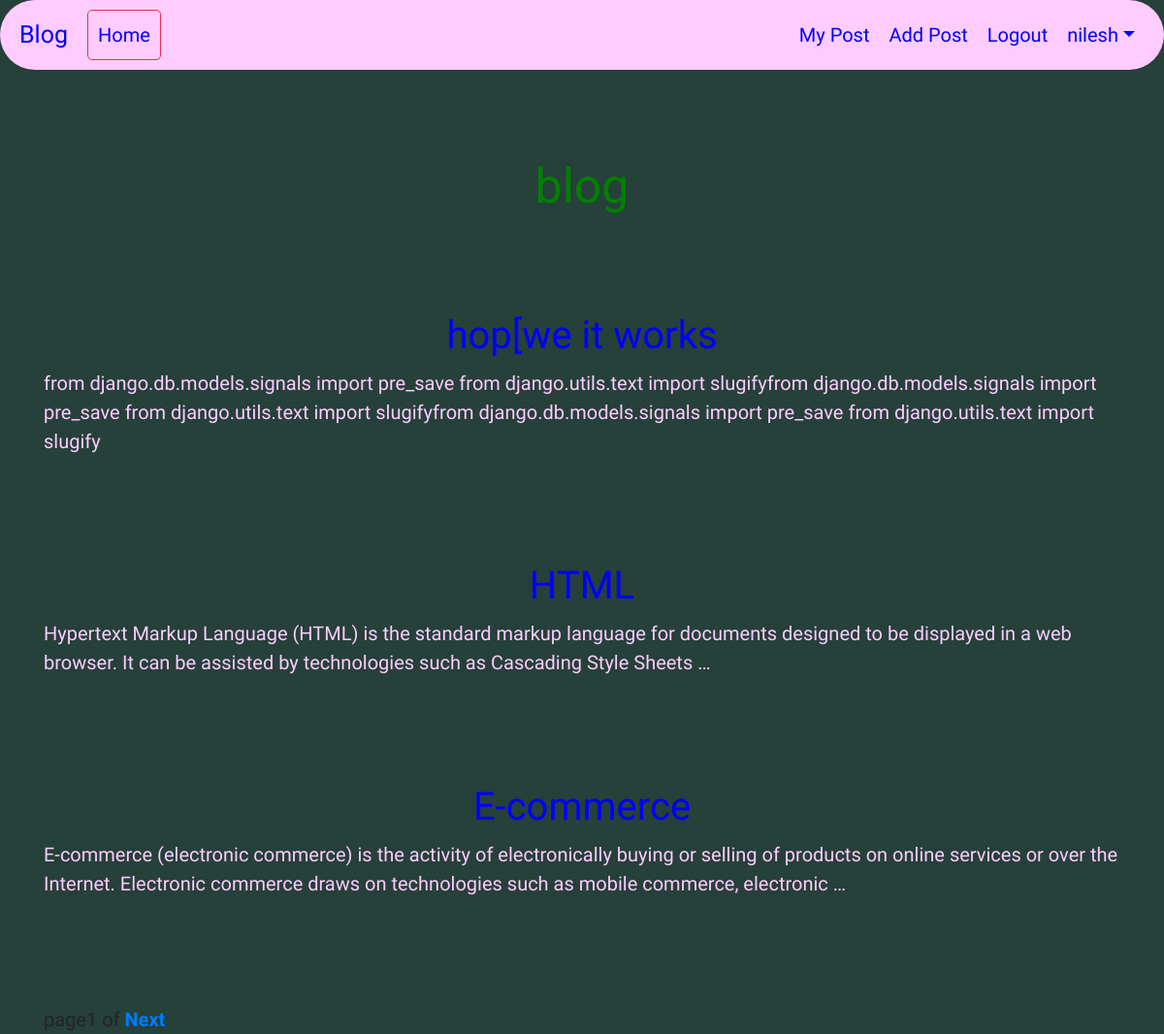
Screenshot of / (signed in) with the database file from the repository.
### blogapp/models.py (models this page shows, shortened)
class Post(models.Model):
    STATUS_CHOICES=(('draft','Draft'),('published','Published'))
    title=models.CharField(max_length=260)
    slug=models.SlugField(max_length=264,unique_for_date='publish')
    author=models.ForeignKey(User,related_name='blog_post',on_delete=models.PROTECT)
    body=models.TextField()
    publish=models.DateTimeField(default=timezone.now)
    created=models.DateTimeField(auto_now_add=True)
    updated=models.DateTimeField(auto_now=True)
    status=models.CharField(max_length=20,choices=STATUS_CHOICES,default='draft')
    objects=CustomManager()
    class Meta:
        ordering=('-publish',)

### blogapp/views.py (the view)
# urls.py: path('',views.post_list_view),
def post_list_view(request):
    post_list=Post.objects.all()
    paginator=Paginator(post_list,3)
    page_number=request.GET.get('page')
    try:
        post_list=paginator.page(page_number)
    except PageNotAnInteger:
        post_list=paginator.page(1)
    except EmptyPage:
        post_list=paginator.page(paginator.num_page)
    return render(request,'blogapp/post_list.html',{'post_list':post_list})

### blogapp/models.py (called while the page is built)
    def get_queryset(self):
        return super().get_queryset().filter(status='published')

### templates/blogapp/post_list.html (shortened to what this page needs)
{% extends "blogapp/base.html" %}
{%block content%}
<br><br><br>
<h1 align='center'>blog</h1>
<br><br><br>
<div class="view overlay zoom" id="div1">
  <table>
    <tr>
  {% for post in post_list %}
  <div class="contner" align="center">
    <h2><a id="a2" href="/detail/{{post.id}}" >{{post.title}}</a></h2>
  </div>
    {{post.body| truncatewords:30|linebreaks}}<br><br><br>
  {% endfor %}
  </tr>
  </table>
</div>
{% include 'blogapp/pagination.html' with page=post_list %}
{% endblock %}

### templates/blogapp/base.html (shortened to what this page needs)
<!DOCTYPE html>
{% load staticfiles %}
<html lang="en" dir="ltr">
  <head>
    <link rel="stylesheet" href="{% static 'css/style1.css' %}">
    <link rel="stylesheet" href="{% static 'css/bootstrap.css' %}"
    <link rel="stylesheet" href="https://stackpath.bootstrapcdn.com/bootstrap/4.3.1/css/bootstrap.min.css">
    <link rel="stylesheet" href="https://maxcdn.bootstrapcdn.com/font-awesome/4.7.0/css/font-awesome.min.css">
  </head>
  <body style="background-color:#26403a" >
    <nav id="nav1" class="navbar navbar-expand-md navbar-light bg">
      <a id="a1" href="#" class="navbar-brand">Blog</a>
      <div class="collapse navbar-collapse" id="navbarCollapse">
        <div class="navbar-nav">
            <a id="a1" href="/" class="nav-link btn btn-outline-danger">Home</a>
        </div>
        <div class="navbar-nav ml-auto">
            {% if user.is_authenticated %}
            <a id="a1" href="/dashboard" class="nav-item nav-link">My Post</a>
            <a id="a1" href="/create" class="nav-item nav-link">Add Post</a>
            <a id="a1" href="/accounts/logout" class="nav-item nav-link">Logout</a>
            <div class="nav-item dropdown">
                <a id="a1" href="#" class="nav-link dropdown-toggle" data-toggle="dropdown">{{request.user.first_name}}</a>
            </div>
            {% else %}
            <a id="a1" href="/signup" class="nav-item nav-link" >Signup</a>
            <a id="a1" href="/accounts/login" class="nav-item nav-link">Login</a>
            {% endif %}
        </div>
    </div>
</nav>
    <div class="content">
      <div class="container">
            {%block content%} {%endblock%}
      </div>
  </body>
</html>

### static/css/style1.css (style rules this page uses)
body,html { background-color: #26403a; font-size: 20px; }
.content { background-color: #26403a; font-family: 'Courgette' }
h1 { color: green; text-align: center; }
#a1 { color: blue; }
#a2 { color: blue; }
#nav1 { background-color: #ffccff; font-family: 'Sofia'; border-radius: 50px; }
#div1 { color: #ffccff; }

### rows the page displays
Post: title "hop[we it works", body "from django.db.models.signals import pre_save from django.utils.text import slugifyfrom django.db.models.signals import pre_save from django.utils.text import slugifyfrom django.db.models.signals import pre_save from django.utils.text import slugify"
Post: title "HTML", body "Hypertext Markup Language (HTML) is the standard markup language for documents designed to be displayed in a web browser. It can be assisted by technologies such as Cascading Style Sheets …"
Post: title "E-commerce", body "E-commerce (electronic commerce) is the activity of electronically buying or selling of products on online services or over the Internet. Electronic commerce draws on technologies such as mobile commerce, electronic …"

### other values shown
{{ request.user.first_name }} "nilesh"
{{ page.number }} "1"
